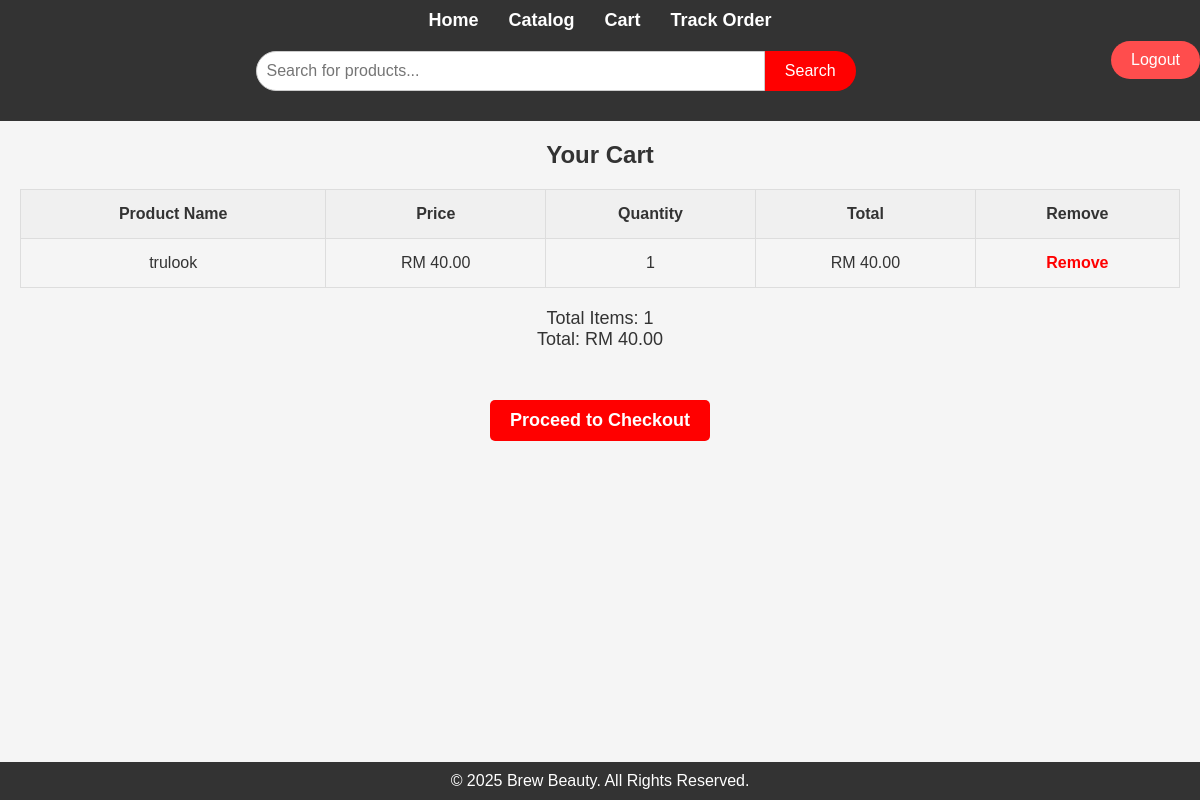
The page /cart/ (signed in) on the database its author committed.
### store/models.py (models this page shows, shortened)
class OrderItem(models.Model):
    product = models.ForeignKey(Product, on_delete=models.SET_NULL, null=True)
    order = models.ForeignKey(Order, on_delete=models.SET_NULL, null=True)
    quantity = models.IntegerField(default=1)
    date_added = models.DateTimeField(auto_now_add=True)
    @property
    def get_total(self):
        if self.product:  # Ensure the product is not None
            return self.product.price * self.quantity
        return 0  # Return 0 if no product exists

class Product(models.Model):
    SKIN_TYPES = [
        ('Oily', 'Oily'),
        ('Dry', 'Dry'),
        ('Combination', 'Combination'),
        ('Normal', 'Normal'),
    ]
    SKIN_CONDITIONS = [
        ('Acne-Prone', 'Acne-Prone'),
        ('Sensitive', 'Sensitive'),
        ('Dehydrated', 'Dehydrated'),
    ]
    SKIN_TONES = [
        ('Cool Undertone', 'Cool Undertone'),
        ('Warm Undertone', 'Warm Undertone'),
        ('Neutral Undertone', 'Neutral Undertone'),
    ]
    SURFACE_TONES = [
        ('Sangat Cerah', 'Sangat Cerah'),
        ('Cerah', 'Cerah'),
        ('Terang', 'Terang'),
        ('Sederhana', 'Sederhana'),
        ('Sawo Matang', 'Sawo Matang'),
        ('Gelap', 'Gelap'),
        ('Sangat Gelap', 'Sangat Gelap'),
    ]
    SENSITIVITY_LEVELS = [
        ('Low', 'Low'),
        ('Medium', 'Medium'),
        ('High', 'High'),
    ]
    SKIN_TEXTURE_CHOICES = [
        ('Licin', 'Licin'),
        ('Kasar', 'Kasar'),
        ('Pori Besar', 'Pori Besar'),
        ('Berparut', 'Berparut'),
        ('Berkedut', 'Berkedut'),
    ]
    name = models.CharField(max_length=100)
    description = models.TextField(blank=True, null=True)
    price = models.DecimalField(max_digits=10, decimal_places=2)
    quantity = models.PositiveIntegerField()
    min_stock = models.PositiveIntegerField(default=0)
    max_stock = models.PositiveIntegerField(default=100)
    variation_code = models.CharField(max_length=50, unique=True, blank=True, null=True)
    skin_type = models.CharField(max_length=20, choices=SKIN_TYPES, blank=True, null=True)
    skin_condition = models.CharField(max_length=20, choices=SKIN_CONDITIONS, blank=True, null=True)
    skin_tone = models.CharField(max_length=20, choices=SKIN_TONES, blank=True, null=True)
    surface_tones = models.CharField(max_length=20, choices=SURFACE_TONES, blank=True, null=True)
    skin_texture = models.CharField(max_length=20, choices=SKIN_TEXTURE_CHOICES, blank=True, null=True)
    sensitivity_level = models.CharField(max_length=10, choices=SENSITIVITY_LEVELS, blank=True, null=True)
    images = models.ImageField(upload_to='media/product_image/')
    created_at = models.DateTimeField(auto_now_add=True)
    updated_at = models.DateTimeField(auto_now=True)
    category = models.CharField(max_length=20, null=True, blank=True)
    digital = models.BooleanField(default=False, null=True, blank=True)  # Allow null

### store/views.py (the view)
# urls.py: path('cart/', views.cart, name='cart'),  # Cart page URL
@login_required
def cart(request):
    if request.user.is_authenticated:
        order, created = Order.objects.get_or_create(user=request.user, complete=False)
        items = order.orderitem_set.all()  # Get all order items for the current cart
        total = order.get_cart_total  # Get total price of items in the cart
        cart_items = order.get_cart_items  # Get total number of items in the cart
    else:
        items = []
        total = 0
        cart_items = 0
    return render(request, 'store/cart.html', {'items': items, 'total': total, 'cart_items': cart_items})

### store/models.py (called while the page is built)
    @property
    def get_cart_total(self):
        orderitems = self.orderitem_set.all()
        total = sum([item.get_total for item in orderitems])  # Corrected to call get_total method of OrderItem
        return total

    @property
    def get_cart_items(self):
        orderitems = self.orderitem_set.all()
        total = sum([item.quantity for item in orderitems])
        return total

### store/templates/store/cart.html (shortened to what this page needs)
{% extends 'store/basestore.html' %}
{% load static %}
{% block content %}
<body>
    <section class="cart">
        <h1>Your Cart</h1>
        {% if cart_items > 0 %}
        <div class="cart-items">
            <table>
                <thead>
                    <tr>
                        <th>Product Name</th>
                        <th>Price</th>
                        <th>Quantity</th>
                        <th>Total</th>
                        <th>Remove</th>
                    </tr>
                </thead>
                <tbody>
                    {% for item in items %}
                    <tr>
                        <td>{{ item.product.name }}</td>
                        <td>RM {{ item.product.price }}</td>
                        <td>{{ item.quantity }}</td>
                        <td>RM {{ item.get_total }}</td>
                        <td><a href="{% url 'store:remove_from_cart' item.id %}" class="remove-btn">Remove</a></td>
                    </tr>
                    {% endfor %}
                </tbody>
            </table>
            <div class="cart-summary">
                <p>Total Items: {{ cart_items }}</p>
                <p>Total: RM {{ total }}</p>
                <a href="{% url 'store:checkout' %}" class="cta-button">Proceed to Checkout</a>
            </div>
        </div>
        {% else %}
        <p>Your cart is empty. Start shopping!</p>
        <a href="{% url 'store:catalog' %}" class="cta-button">Go to Catalog</a>
        {% endif %}
    </section>
    <footer>
        <p>&copy; 2025 Brew Beauty. All Rights Reserved.</p>
    </footer>
</body>
{% endblock %}
{% block extra_css %}
<head>
    <link rel="stylesheet" href="{% static 'css/cart.css' %}">
</head>
{% endblock %}

### static/css/home.css (style rules this page uses)
* { margin: 0; padding: 0; box-sizing: border-box; }
body { font-family: Arial, sans-serif; background-color: #f5f5f5; color: #333; }
.cta-button { background-color: red; color: white; padding: 10px 20px; text-decoration: none; font-size: 18px; border-radius: 5px; }
footer { background-color: #333; color: white; text-align: center; padding: 10px; position:fixed; bottom: 0%; width:100%; }

### static/css/cart.css (style rules this page uses)
body { margin: 0; padding: 0; font-family: Arial, sans-serif; background-color: #f5f5f5; color: #333; }
a { text-decoration: none; color: inherit; }
.cart { padding: 20px; text-align: center; }
.cart h1 { margin-bottom: 20px; color: #333; }
.cart-items table { width: 100%; margin-bottom: 20px; border-collapse: collapse; }
.cart-items table th, .cart-items table td { padding: 15px; text-align: center; border: 1px solid #ddd; }
.cart-items table th { background-color: #f0f0f0; font-weight: bold; }
.remove-btn { color: red; font-weight: bold; text-decoration: none; }
.cart-summary { margin-top: 20px; font-size: 18px; color: #333; }
.cart-summary .cta-button { display: inline-block; margin-top: 50px; padding: 10px, 20px; background-color: red; color: white; border-radius: 5px; font-weight: bold; transition: background-color 0.3s; }
footer { text-align: center; padding: 10px 0; background-color: #333; color: white; margin-top: 20px; }

### rows shown on the page
OrderItem: product.name "trulook", product.price "40.00", quantity "1", get_total "40.00"

### other values the page prints
{{ cart_items }} "1"
{{ total }} "40.00"
